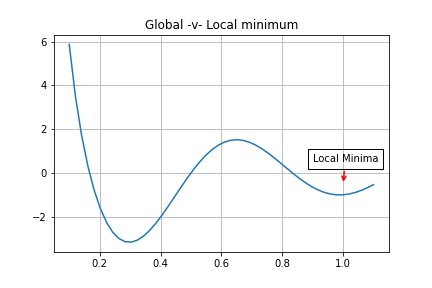

The Python source for this figure:
# -*- coding: utf-8 -*-
"""
Local -v- Global min
"""
import numpy as np
import matplotlib.pyplot as plt
import math

#inputs
X=np.linspace(0.1,1.1,50)
Y=[math.cos(3*math.pi*xi)/xi for xi in X]

#plot

plt.plot(X,Y,label="Formula: Cos(3*PI*X)/X")
plt.title("Global -v- Local minimum")

# description
plt.annotate('Local Minima',xy=(1,-0.5),xytext=(0.90,0.5),
             arrowprops=dict(arrowstyle='->',lw=1.5,color='r'),bbox=dict(pad=5,facecolor="none"))

plt.grid()
plt.savefig("minima.png")
plt.show()


